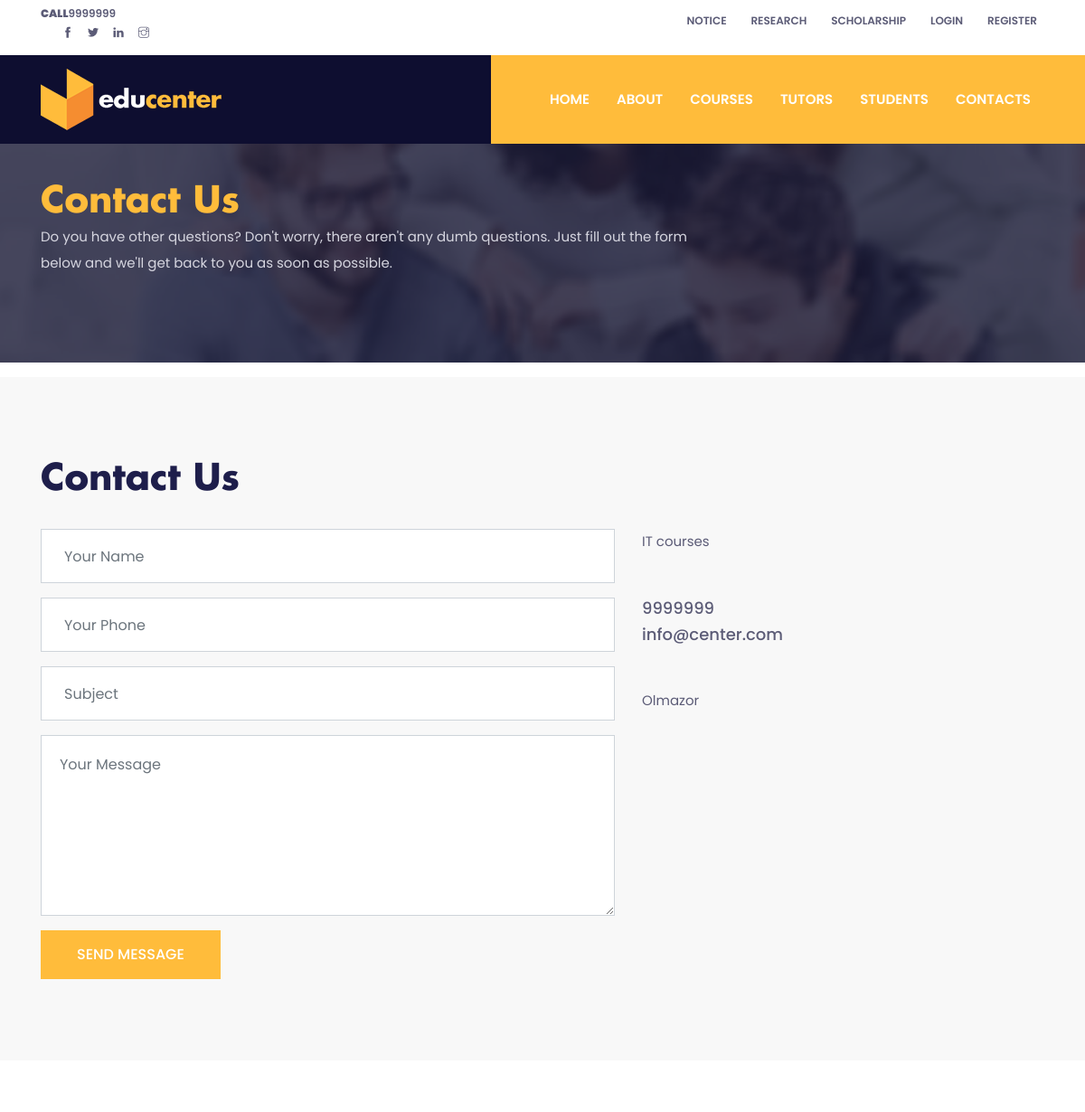
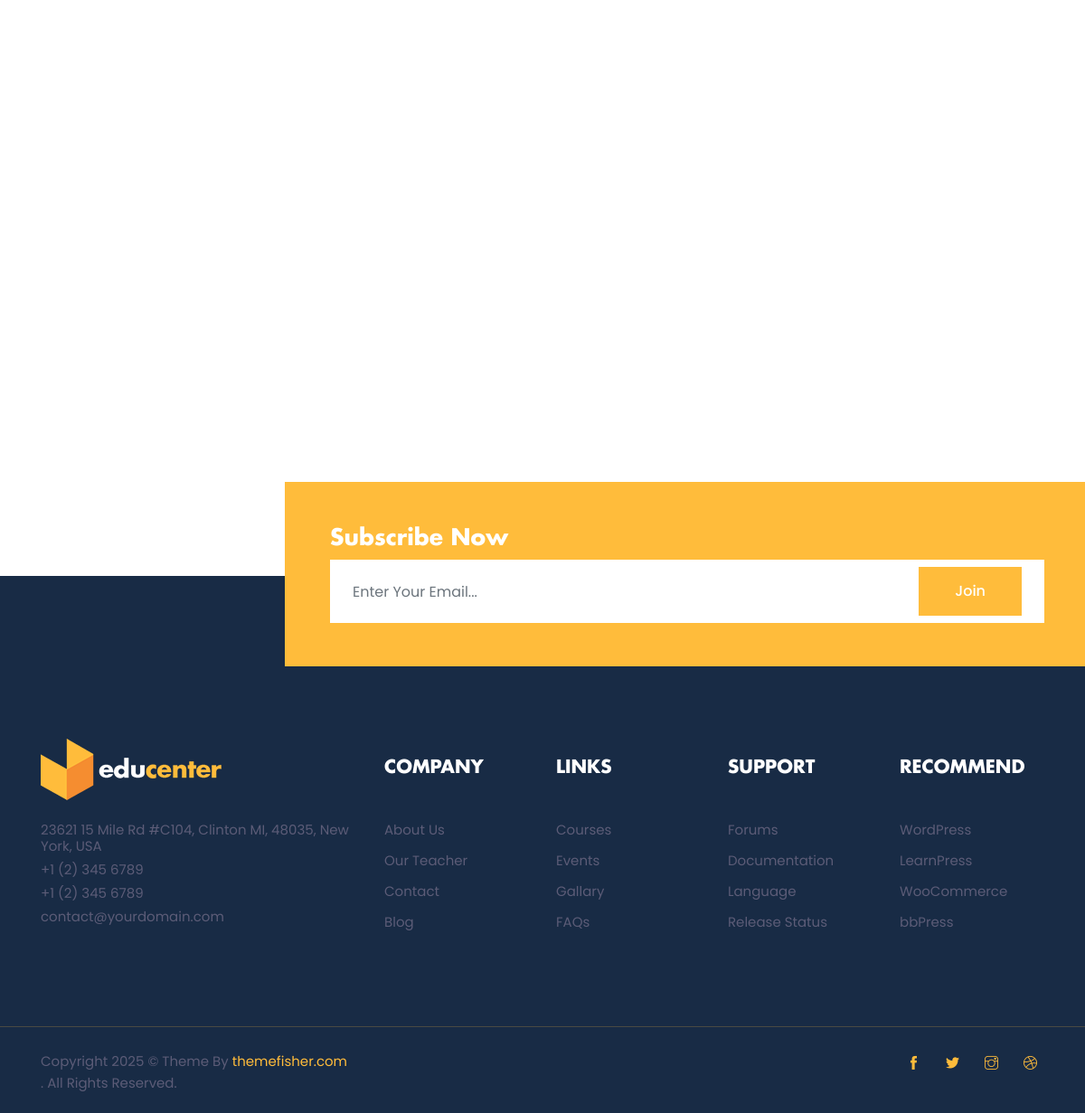
The page /contact.html on the database its author committed (2 pictures, top to bottom).
### home/models.py (models this page shows, shortened)
class Setting(models.Model):
    title = models.CharField(max_length=150)
    keywords = models.CharField(max_length=255)
    description = models.CharField(max_length=255)
    phone = models.CharField(max_length=15)
    email = models.EmailField(max_length=50)
    address = models.CharField(max_length=100)
    smtp_server = models.CharField(max_length=50)
    smtp_email = models.CharField(max_length=50)
    smtp_password = models.CharField(max_length=10)
    smtp_port = models.CharField(max_length=5)
    youtube = models.CharField(max_length=50)
    instagram = models.CharField(max_length=50)
    facebook = models.CharField(max_length=50)
    icon = models.ImageField(upload_to='images/')
    aboutus = models.TextField(max_length=255)
    contact = RichTextUploadingField()

### home/views.py (the view, shortened to what this page needs)
# urls.py: path('contact.html', contact, name='contact'),
def contact(request):
    setting = Setting.objects.get()
    form = ContactForm
    context = {'setting': setting, }
    return render(request, 'contact.html', context)

### home/templates/contact.html (shortened to what this page needs)
{% extends 'homebase.html' %}
{% load static %}
{% block body %}
<section class="page-title-section overlay" data-background="{% static 'images/backgrounds/page-title.jpg'%}">
  <div class="container">
    <div class="row">
      <div class="col-md-8">
        <ul class="list-inline custom-breadcrumb">
          <li class="list-inline-item"><a class="h2 text-primary font-secondary" href="@@page-link">Contact Us</a></li>
        </ul>
        <p class="text-lighten">Do you have other questions? Don't worry, there aren't any dumb questions. Just fill out the form below and we'll get back to you as soon as possible.</p>
      </div>
    </div>
  </div>
</section>
<section class="section bg-gray">
  <div class="container">
    <div class="row">
      <div class="col-lg-12">
        <h2 class="section-title">Contact Us</h2>
      </div>
    </div>
    <div class="row">
      <div class="col-lg-7 mb-4 mb-lg-0">
        <form action="" method="post" id="contactForm">
          <input type="text" class="form-control mb-3" id="name" name="name" placeholder="Your Name">
          <input type="phone" class="form-control mb-3" id="phone" name="phone" placeholder="Your Phone">
          <input type="text" class="form-control mb-3" id="subject" name="subject" placeholder="Subject">
          <textarea name="message" id="message" class="form-control mb-3" placeholder="Your Message"></textarea>
          <button type="submit" value="submit" class="btn btn-primary">SEND MESSAGE</button>
        </form>
      </div>
      <div class="col-lg-5">
        <p class="mb-5">{{ setting.description | safe}}</p>
        <a href="tel:+8802057843248" class="text-color h5 d-block">{{ setting.phone | safe}}</a>
        <a href="mailto:yourmail@email.com" class="mb-5 text-color h5 d-block">{{ setting.email | safe}}</a>
        <p>{{ setting.address | safe}}</p>
      </div>
    </div>
  </div>
</section>
<section class="section pt-0">
  <div id="map_canvas" data-latitude="51.507351" data-longitude="-0.127758"></div>
</section>
{% endblock %}

### home/templates/header.html (shortened to what this page needs)
{% load static %}
{% load active_link_tags %}
<header class="fixed-top header">
  <div class="top-header py-2 bg-white">
    <div class="container">
      <div class="row no-gutters">
        <div class="col-lg-4 text-center text-lg-left">
            <a class="text-color mr-3" href="callto:+443003030266"><strong>CALL</strong>{{ setting.phone }}</a>
          <ul class="list-inline d-flex mb-0 ml-3">
            <li class="list-inline-item mx-0"><a class="d-inline-block p-2 text-color" href="#"><i class="ti-facebook"></i></a></li>
            <li class="list-inline-item mx-0"><a class="d-inline-block p-2 text-color" href="#"><i class="ti-twitter-alt"></i></a></li>
            <li class="list-inline-item mx-0"><a class="d-inline-block p-2 text-color" href="#"><i class="ti-linkedin"></i></a></li>
            <li class="list-inline-item mx-0"><a class="d-inline-block p-2 text-color" href="#"><i class="ti-instagram"></i></a></li>
          </ul>
        </div>
        <div class="col-lg-8 text-center text-lg-right">
          <ul class="list-inline">
            <li class="list-inline-item"><a class="text-uppercase text-color p-sm-2 py-2 px-0 d-inline-block" href="notice.html">notice</a></li>
            <li class="list-inline-item"><a class="text-uppercase text-color p-sm-2 py-2 px-0 d-inline-block" href="research.html">research</a></li>
            <li class="list-inline-item"><a class="text-uppercase text-color p-sm-2 py-2 px-0 d-inline-block" href="scholarship.html">SCHOLARSHIP</a></li>
            <li class="list-inline-item"><a class="text-uppercase text-color p-sm-2 py-2 px-0 d-inline-block" href="#" data-toggle="modal" data-target="#loginModal">login</a></li>
            <li class="list-inline-item"><a class="text-uppercase text-color p-sm-2 py-2 px-0 d-inline-block" href="#" data-toggle="modal" data-target="#signupModal">register</a></li>
          </ul>
        </div>
      </div>
    </div>
  </div>
  <div class="navigation w-100">
    <div class="container">
      <nav class="navbar navbar-expand-lg navbar-light p-0">
        <a class="navbar-brand" href="{% url 'home' %}"><img src="{% static 'images/logo.png'%}" alt="logo"></a>
        <div class="collapse navbar-collapse" id="navigation">
          <ul class="navbar-nav ml-auto text-center">
            <li class="nav-item {% active_link 'home' strict=True %}">
              <a class="nav-link" href="{% url 'home' %}">HOME</a>
            </li>
            <li class="nav-item {% active_link 'about' strict=True %} @@about">
              <a class="nav-link" href="{% url 'about' %}">ABOUT</a>
            </li>
            <li class="nav-item {% active_link 'subject' strict=True %} @@subject">
              <a class="nav-link" href="{% url 'subject' %}">COURSES</a>
            </li>
            <li class="nav-item {% active_link 'tutor' strict=True %} @@tutor">
              <a class="nav-link" href="{% url 'tutor' %}">TUTORS</a>
            </li>
            <li class="nav-item {% active_link 'student' strict=True %} @@student">
              <a class="nav-link" href="{% url 'student' %}">STUDENTS</a>
            </li>
            <li class="nav-item {% active_link 'contact' strict=True %} @@contact">
              <a class="nav-link" href="{% url 'contact' %}">CONTACTS</a>
            </li>
          </ul>
        </div>
      </nav>
    </div>
  </div>
</header>

### home/static/css/style.css (style rules this page uses)
body { line-height: 1.2; font-family: "Poppins", sans-serif; -webkit-font-smoothing: antialiased; font-size: 15px; color: #5c5c77; }
p, .paragraph { font-weight: 400; color: #5c5c77; font-size: 15px; line-height: 1.9; font-family: "Poppins", sans-serif; }
h1, h2, h3, h4, h5, h6 { color: #1e1e4b; font-family: "futura-bold"; font-weight: 700; line-height: 1.2; }
h2, .h2 { font-size: 40px; }
h5, .h5 { font-size: 18px; }
.btn { font-size: 16px; font-family: "Poppins", sans-serif; text-transform: capitalize; padding: 15px 40px; border-radius: 0; font-weight: 500; border: 0; position: relative; z-index: 1; transition: .2s ease; overflow: hidden; }
.btn::before { position: absolute; content: ""; height: 80%; width: 100%; left: 0; bottom: 10%; z-index: -1; transition: -webkit-transform .2s ease-in-out; transition: transform .2s ease-in-out; transition: transform .2s ease-in-out, -webkit-transform .2s ease-in-out; -webkit-transform-origin: top; transform-origin: top; -webkit-transform: scaleY(0); transform: scaleY(0); }
.btn-primary { background: #ffbc3b; color: #fff; }
.btn-primary::before { background: #fff; }
body { background-color: #fff; overflow-x: hidden; }
ol, ul { list-style-type: none; margin: 0px; }
img { vertical-align: middle; border: 0; }
a { color: #ffbc3b; }
a, a:hover, a:focus { text-decoration: none; }
a, button, select { cursor: pointer; transition: .2s ease; }
.section { padding-top: 90px; padding-bottom: 90px; }
.section-title { margin-bottom: 30px; }
.overlay { position: relative; }
.overlay::before { position: absolute; content: ''; height: 100%; width: 100%; top: 0; left: 0; background: #1a1a37; opacity: .8; }
.bg-gray { background: #f8f8f8; }
.text-primary { color: #ffbc3b !important; }
.text-color { color: #5c5c77; }
.text-lighten { color: #d6d6e0 !important; }
.font-secondary { font-family: "futura-bold"; }
.page-title-section { padding: 200px 0 80px; }
textarea.form-control { height: 200px; padding: 20px; }
#map_canvas { height: 500px; }
.top-header { font-size: 12px; transition: -webkit-transform .2s ease; transition: transform .2s ease; transition: transform .2s ease, -webkit-transform .2s ease; -webkit-transform-origin: top; transform-origin: top; font-weight: 600; }
.navigation { background-image: linear-gradient(to right, transparent 50%, #ffbc3b 50%); transition: .2s ease; }
.navbar-nav { padding-left: 50px; background: #ffbc3b; }
.nav-item { margin: 0 15px; position: relative; }
.nav-item .nav-link { text-transform: uppercase; font-weight: 600; }
.nav-item::before { position: absolute; left: 0; bottom: 0; height: 6px; width: 100%; content: ""; background: #fff; -webkit-transform: scaleY(0); transform: scaleY(0); -webkit-transform-origin: top; transform-origin: top; transition: -webkit-transform .3s ease; transition: transform .3s ease; transition: transform .3s ease, -webkit-transform .3s ease; }
.navbar-light .navbar-nav .nav-link { color: #fff; }
.navbar-expand-lg .navbar-nav .nav-link { padding: 40px 0px; }
.form-control { height: 60px; background: #fff; border-radius: 0; padding-left: 25px; }

### home/templates/homebase.html (style rules this page uses)
header { background-color: #0e0e30; transition: background-color 0.3s ease-in-out; }

### rows shown on the page
Setting: phone "9999999", description "IT courses", email "info@center.com", address "Olmazor"
